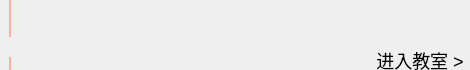
<?xml version="1.0" encoding="UTF-8"?>
<ui version="4.0">
 <class>CourseWidget</class>
 <widget class="QWidget" name="CourseWidget">
  <property name="geometry">
   <rect>
    <x>0</x>
    <y>0</y>
    <width>470</width>
    <height>70</height>
   </rect>
  </property>
  <property name="windowTitle">
   <string>Form</string>
  </property>
  <layout class="QGridLayout" name="gridLayout">
   <property name="leftMargin">
    <number>0</number>
   </property>
   <property name="topMargin">
    <number>0</number>
   </property>
   <property name="rightMargin">
    <number>0</number>
   </property>
   <property name="bottomMargin">
    <number>0</number>
   </property>
   <property name="spacing">
    <number>0</number>
   </property>
   <item row="0" column="0" rowspan="3">
    <widget class="QWidget" name="widget" native="true">
     <property name="minimumSize">
      <size>
       <width>30</width>
       <height>70</height>
      </size>
     </property>
     <property name="maximumSize">
      <size>
       <width>30</width>
       <height>70</height>
      </size>
     </property>
     <widget class="QLabel" name="LabelStatus">
      <property name="geometry">
       <rect>
        <x>0</x>
        <y>37</y>
        <width>20</width>
        <height>20</height>
       </rect>
      </property>
      <property name="minimumSize">
       <size>
        <width>0</width>
        <height>0</height>
       </size>
      </property>
      <property name="maximumSize">
       <size>
        <width>16777215</width>
        <height>16777215</height>
       </size>
      </property>
      <property name="styleSheet">
       <string notr="true"/>
      </property>
      <property name="text">
       <string/>
      </property>
     </widget>
     <widget class="QLabel" name="LabelTopLine">
      <property name="geometry">
       <rect>
        <x>9</x>
        <y>0</y>
        <width>2</width>
        <height>37</height>
       </rect>
      </property>
      <property name="minimumSize">
       <size>
        <width>0</width>
        <height>0</height>
       </size>
      </property>
      <property name="maximumSize">
       <size>
        <width>16777215</width>
        <height>16777215</height>
       </size>
      </property>
      <property name="styleSheet">
       <string notr="true">background-color: rgb(255, 175, 158);</string>
      </property>
      <property name="text">
       <string/>
      </property>
     </widget>
     <widget class="QLabel" name="LabelBottomLine">
      <property name="geometry">
       <rect>
        <x>9</x>
        <y>57</y>
        <width>2</width>
        <height>13</height>
       </rect>
      </property>
      <property name="minimumSize">
       <size>
        <width>0</width>
        <height>0</height>
       </size>
      </property>
      <property name="maximumSize">
       <size>
        <width>16777215</width>
        <height>16777215</height>
       </size>
      </property>
      <property name="styleSheet">
       <string notr="true">background-color: rgb(255, 175, 158);</string>
      </property>
      <property name="text">
       <string/>
      </property>
     </widget>
    </widget>
   </item>
   <item row="0" column="1">
    <spacer name="verticalSpacer">
     <property name="orientation">
      <enum>Qt::Vertical</enum>
     </property>
     <property name="sizeHint" stdset="0">
      <size>
       <width>0</width>
       <height>0</height>
      </size>
     </property>
    </spacer>
   </item>
   <item row="1" column="1">
    <layout class="QHBoxLayout" name="horizontalLayout_2">
     <property name="spacing">
      <number>0</number>
     </property>
     <item>
      <widget class="QLabel" name="LabelTimeslot">
       <property name="minimumSize">
        <size>
         <width>0</width>
         <height>20</height>
        </size>
       </property>
       <property name="maximumSize">
        <size>
         <width>16777215</width>
         <height>20</height>
        </size>
       </property>
       <property name="styleSheet">
        <string notr="true">font-size:15px;</string>
       </property>
       <property name="text">
        <string/>
       </property>
      </widget>
     </item>
     <item>
      <spacer name="horizontalSpacer">
       <property name="orientation">
        <enum>Qt::Horizontal</enum>
       </property>
       <property name="sizeHint" stdset="0">
        <size>
         <width>40</width>
         <height>20</height>
        </size>
       </property>
      </spacer>
     </item>
     <item>
      <widget class="QLabel" name="LabelRemind_1">
       <property name="minimumSize">
        <size>
         <width>0</width>
         <height>20</height>
        </size>
       </property>
       <property name="maximumSize">
        <size>
         <width>16777215</width>
         <height>20</height>
        </size>
       </property>
       <property name="styleSheet">
        <string notr="true">color: rgb(111, 111, 111);</string>
       </property>
       <property name="text">
        <string/>
       </property>
      </widget>
     </item>
     <item>
      <widget class="QLabel" name="LabelRemind_2">
       <property name="minimumSize">
        <size>
         <width>0</width>
         <height>20</height>
        </size>
       </property>
       <property name="maximumSize">
        <size>
         <width>16777215</width>
         <height>20</height>
        </size>
       </property>
       <property name="styleSheet">
        <string notr="true">color: rgb(254, 132, 49);</string>
       </property>
       <property name="text">
        <string/>
       </property>
      </widget>
     </item>
    </layout>
   </item>
   <item row="2" column="1">
    <layout class="QHBoxLayout" name="horizontalLayout">
     <property name="spacing">
      <number>0</number>
     </property>
     <item>
      <widget class="QLabel" name="LabelDescribe">
       <property name="minimumSize">
        <size>
         <width>0</width>
         <height>20</height>
        </size>
       </property>
       <property name="maximumSize">
        <size>
         <width>16777215</width>
         <height>20</height>
        </size>
       </property>
       <property name="styleSheet">
        <string notr="true">color: rgb(111, 111, 111);</string>
       </property>
       <property name="text">
        <string/>
       </property>
      </widget>
     </item>
     <item>
      <spacer name="horizontalSpacer_2">
       <property name="orientation">
        <enum>Qt::Horizontal</enum>
       </property>
       <property name="sizeHint" stdset="0">
        <size>
         <width>40</width>
         <height>20</height>
        </size>
       </property>
      </spacer>
     </item>
     <item>
      <widget class="QPushButton" name="PButtonEnterclassroom">
       <property name="minimumSize">
        <size>
         <width>100</width>
         <height>20</height>
        </size>
       </property>
       <property name="maximumSize">
        <size>
         <width>100</width>
         <height>20</height>
        </size>
       </property>
       <property name="styleSheet">
        <string notr="true">QPushButton
{
border:none;
font-size:18px;
}
QPushButton:hover
{
	background-color: rgb(200, 200, 200);
}</string>
       </property>
       <property name="text">
        <string>进入教室 &gt;</string>
       </property>
      </widget>
     </item>
    </layout>
   </item>
  </layout>
 </widget>
 <resources/>
 <connections/>
</ui>
